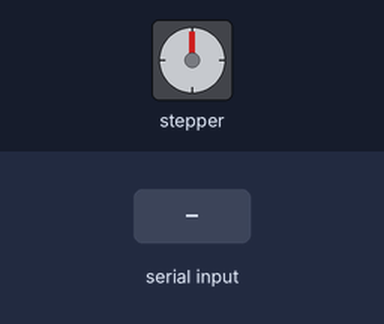
The program below on a simulated Raspberry Pi (BCM pin numbers). Shown: stepper motor. Inputs (shaded band) come from the test bench. The stepper is drawn at 200 steps a turn; what the program prints to the terminal is not drawn. At 2.8 s the program stops and its outputs stay as they are.

Above: at 1.2 s.
1.3 s: "C" typed at the terminal, then Enter
2.8 s: "5" typed at the terminal, then Enter
Timing chart, 0 to 4.3 s (numbered marks = the images above; inputs shaded):
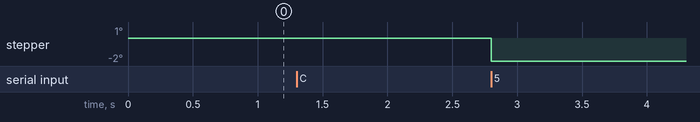

The program:

esm.py
```python
import time
import RPi.GPIO as GPIO

usleep = lambda x: time.sleep(x/1000000.0)
DIR = 23 #Direction
STEP = 18 # Steps


GPIO.setmode(GPIO.BCM)
GPIO.setup(STEP, GPIO.OUT)
GPIO.setup(DIR, GPIO.OUT)


def SpinMotor(direction, num_steps):
    GPIO.output(DIR, direction)
    for x in range(num_steps):
        GPIO.output(STEP,GPIO.HIGH)
        usleep(100) #Microseconds
        GPIO.output(STEP,GPIO.LOW)
        usleep(100)
    GPIO.cleanup()
    return True

direction_input = input("Entre O ou C para abrir ou fechar: ")
num_steps = int(input('Por favor entre com o número de passos: '))
if direction_input == 'C':
    SpinMotor(False, num_steps)
else:
    SpinMotor(True, num_steps)
```

Measured:
- after the input at 1.3 s, every drawn part: stays the same
